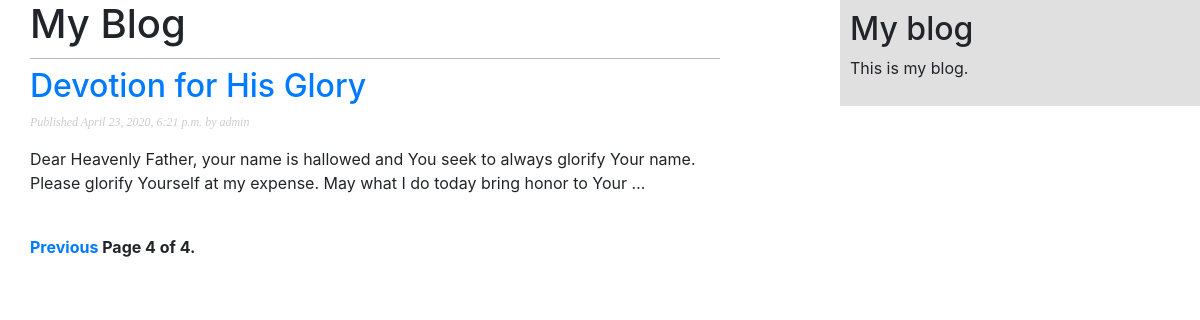
Page /BlogApp/?page=4 on the committed database.
### BlogApp/models.py (models this page shows, shortened)
class Post(models.Model):
    STATUS_CHOICES = (
        ('draft', 'Draft'),
        ('published', 'Published'),
    )
    title = models.CharField(max_length=250)
    slug = models.SlugField(max_length=250,
                            unique_for_date='publish')
    author = models.ForeignKey(User,
                               on_delete=models.CASCADE,
                               related_name='blog_posts')
    body = models.TextField()
    publish = models.DateTimeField(default=timezone.now)
    created = models.DateTimeField(auto_now_add=True)
    updated = models.DateTimeField(auto_now=True)
    status = models.CharField(max_length=10,
                              choices=STATUS_CHOICES,
                              default='draft')
    objects = models.Manager()
    published = PublishedManager()
    tags = TaggableManager()
    class Meta:
        ordering = ('-publish',)
    def get_absolute_url(self):
        return reverse('BlogApp:post_detail',
                       args=[self.publish.year,
                             self.publish.month,
                             self.publish.day,
                             self.slug])

### BlogApp/views.py (the view)
# urls.py: path('', views.PostListView.as_view(), name='post_list'),
class PostListView(ListView):
    queryset = Post.published.all()
    context_object_name = 'posts'
    paginate_by = 3
    template_name = 'BlogApp/post/list.html'

### BlogApp/templates/BlogApp/post/list.html (shortened to what this page needs)
{% extends "BlogApp/base.html" %}
{% block content %}
    <h1>My Blog</h1>
    {% for post in posts %}
        <h2>
            <a href="{{ post.get_absolute_url }}">
                {{ post.title }}
            </a>
        </h2>
        <p class="date">
            Published {{ post.publish }} by {{ post.author }}
        </p>
        {{ post.body|truncatewords:30|linebreaks }}
    {% endfor %}
    {% include "pagination.html" with page=page_obj %}
{% endblock %}

### BlogApp/static/css/BlogApp.css (style rules this page uses)
body { margin:0; padding:0; font-family:helvetica, sans-serif; }
a { color:#00abff; text-decoration:none; }
h1 { font-weight:normal; border-bottom:1px solid #bbb; padding:0 0 10px 0; }
h2 { font-weight:normal; margin:30px 0 0; }
p.date { color:#ccc; font-family: georgia, serif; font-size: 12px; font-style: italic; }

### rows in the picture
Post: title "Devotion for His Glory", publish "April 23, 2020, 6:21 p.m.", author "admin", body "Dear Heavenly Father, your name is hallowed and You seek to always glorify Your name. Please glorify Yourself at my expense. May what I do today bring honor to Your …"

### other values in the picture
{{ page.number }} "4"
{{ page.paginator.num_pages }} "4"
